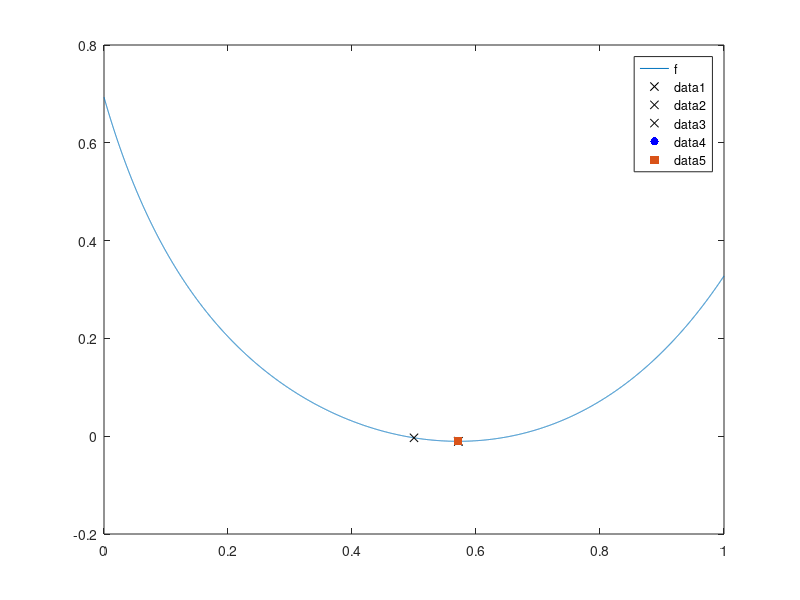

MATLAB code for this plot:
function lab04()
    clc();

    debugFlg = 1;
    delayS = 0.8;
    a = 0;
    b = 1;
    eps = 1e-6;
    h = 1e-3;

    create_figure(a, b)

    pause(3);
    modified_newton_method(a, b, eps, h, debugFlg, delayS);

    output_fminbnd(a, b)
end

function output_fminbnd(a, b)
    [x, f_x, temp] = fminbnd(@f, a, b);
    fprintf('fminbnd: x=%.10f, f(x)=%.10f\n', x, f_x);
    scatter(x, f_x, 's', 'filled');
end

function output_tmp_nearest(i, x, f_x, f1)
    fprintf("№ %2d:\t x = %.10f, f(x) = %.10f, f\'(x) = %.10f \n", i, x, f_x, f1);
    plot(x, f_x, 'xk');
    hold on;
end

function output_nearest(i, x, f_x)
    fprintf('RESULT: %2d iterations: x=%.10f, f(x)=%.10f\n', i, x, f_x);
    scatter(x, f_x, 'b', 'filled');
end

function [x, x_temp, f_x, i] = modified_newton_method_iteration(x_val, h, i_val)
    f_inc = f(x_val + h);
    f_dec = f(x_val - h);
    f_x = f(x_val);

    f1 = (f_inc - f_dec) / (2 * h);
    f2 = (f_inc - 2 * f_x + f_dec) / (h^2);

    output_tmp_nearest(i_val, x_val, f_x, f1)

    x_temp = x_val;
    x = x_temp - f1 / f2;

    i = i_val + 1;
end

function modified_newton_method(a, b, eps, h, debugFlg, delayS)
    x = (a + b) / 2;
    i = 1;

    [x, x_temp, f_x, i] = modified_newton_method_iteration(x, h, i)
    pause(delayS);

    while abs(x - x_temp) >= eps
        [x, x_temp, f_x, i] = modified_newton_method_iteration(x, h, i)
        pause(delayS);
    end

    x_star = x;
    f_star = f_x;

    output_nearest(i, x, f_x)
end

function y = f(x)
    y = exp(((x.^4) + (x.^2) - x + sqrt(5)) / 5) + sinh((x.^3 + 21 * x + 9) ./ (21*x + 6)) - 3.0 * ones(size(x));
    %y = cos(power(x,5) - x + 3 + power(2, 1/3)) + atan((power(x,3) - 5 * sqrt(2)*x - 4) / (sqrt(6)*x + sqrt(3))) + 1.8;
    %y = (x - 0.111)^4;
    %y = sinh((3 * x.^4 - x + sqrt(17) - 3) / 2) + sin((5.^ 1/3 * x.^3 - 5.^1/3 * x + 1 - 2 * 5.^1/3) / (-x.^3 + x + 2));
end

function create_figure(a, b)
    figure;
    fplot(@f, [a, b]);
    hold on;
end
